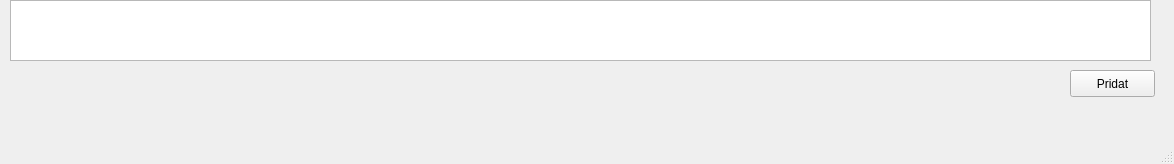
<?xml version="1.0" encoding="UTF-8"?>
<ui version="4.0">
 <class>MainWindow</class>
 <widget class="QMainWindow" name="MainWindow">
  <property name="geometry">
   <rect>
    <x>0</x>
    <y>0</y>
    <width>1174</width>
    <height>164</height>
   </rect>
  </property>
  <property name="windowTitle">
   <string>Pridat drevinu</string>
  </property>
  <widget class="QWidget" name="centralwidget">
   <widget class="QPushButton" name="add_button">
    <property name="geometry">
     <rect>
      <x>1070</x>
      <y>70</y>
      <width>85</width>
      <height>27</height>
     </rect>
    </property>
    <property name="text">
     <string>Pridat</string>
    </property>
   </widget>
   <widget class="QTableWidget" name="drv_table">
    <property name="geometry">
     <rect>
      <x>10</x>
      <y>0</y>
      <width>1141</width>
      <height>61</height>
     </rect>
    </property>
   </widget>
  </widget>
  <widget class="QMenuBar" name="menubar">
   <property name="geometry">
    <rect>
     <x>0</x>
     <y>0</y>
     <width>1174</width>
     <height>27</height>
    </rect>
   </property>
  </widget>
  <widget class="QStatusBar" name="statusbar"/>
 </widget>
 <resources/>
 <connections/>
</ui>
